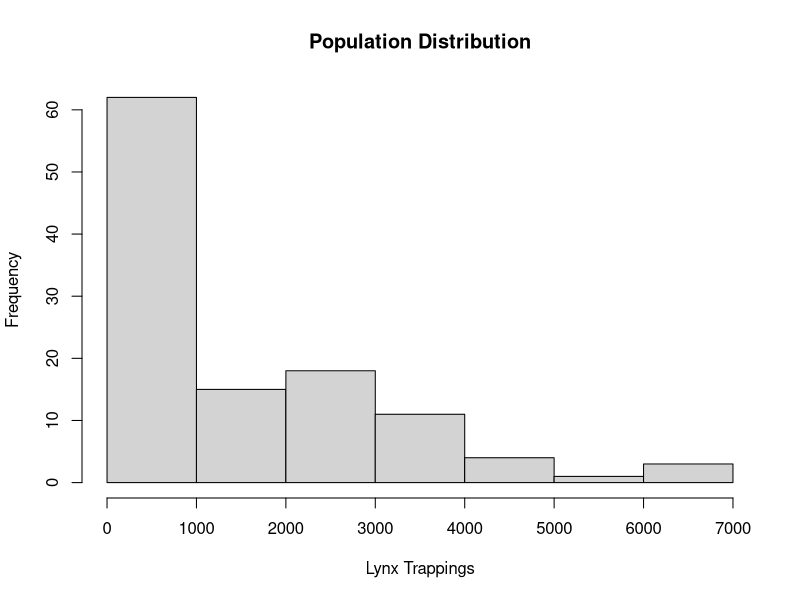

Write R code to recreate this figure.
## ---- chunk 1
X = sample(as.numeric(lynx), 50)
## ---- chunk 2
#Getting the bootstrap sample estimates
B = 1000
all.the.BS = sapply(1:B,function(i){
  BS.sample = sample(X,length(X),replace = TRUE)
  theta.hat = mean(BS.sample)
  return(theta.hat)
})
BS.estimate = mean(all.the.BS)
BS.error = sd(all.the.BS)
results = c(BS.estimate,BS.error)
names(results) = c("Bootstrap Mean","Bootstrap Error")
results
## ---- chunk 3
mean(as.numeric(lynx))
mean(X)
## ---- chunk 4
alpha = 0.05
BS.CI = quantile(all.the.BS, c(alpha/2, 1-alpha/2))
names(BS.CI) = c("Lower Bound","Upper Bound")
BS.CI
BS.CI[1] < mean(lynx) & BS.CI[2] > mean(lynx)
## ---- chunk 5
hist(lynx,main = "Population Distribution",xlab = "Lynx Trappings")
## ---- chunk 6
para.BS = sapply(1:B,function(i){
  BS.sample = rexp(length(X), rate = 1/mean(X))
  theta.hat = mean(BS.sample)
  return(theta.hat)
})
para.estimate = mean(para.BS)
para.error = sd(para.BS)

para.results = c(para.estimate,para.error)
names(para.results) = c("Bootstrap Mean","Bootstrap Error")
para.results
## ---- chunk 7
alpha = 0.05
para.CI = quantile(para.BS, c(alpha/2, 1-alpha/2))
names(para.CI) = c("Lower Bound","Upper Bound")
para.CI
para.CI[1] < mean(lynx) & para.CI[2] > mean(lynx)
